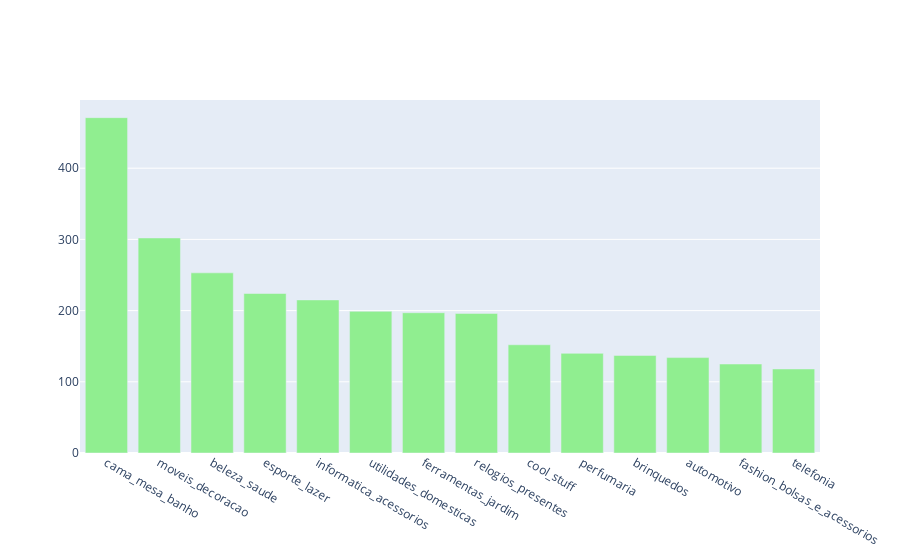

Notebook code cell kept with this figure:
### Code cell
# Sales graphic by category
configure_plotly_browser_state()

trace_02 = go.Bar(y = category_sales.values,
                  x = category_sales.index,
                  marker = {'color': 'lightgreen'},
                  orientation = 'v')

data = [trace_02]

# Layout
config_layout = go.Layout(title = 'Sales by product category',
                          xaxis = dict(
                              titlefont = dict(size=50, color = 'lightgrey'),
                              tickangle = 75),
                          yaxis = { 'title': 'Sales Qty',
                                   'range': [0,max(category_sales.values) * 1.10 ]}, # incrase the y-label to show in the plot
                          font = dict(size=9)
                          )

# fig size
fig = go.Figure(data = trace_02, layout = config_layout)

# graphic plot
py.iplot(data)

# It shows that this dataset has a lot of product sales by differents categories. Its not possible to check if is just 1 ecommerce or more inside the dataset

### Figure 1 — Plotly figure (JSON) as saved in the notebook; plotly's stock layout.template omitted (floating-point values rounded to 4 significant figures)
{"data": [{"marker": {"color": "lightgreen"}, "x": ["cama_mesa_banho", "moveis_decoracao", "beleza_saude", "esporte_lazer", "informatica_acessorios", "utilidades_domesticas", "ferramentas_jardim", "relogios_presentes", "cool_stuff", "perfumaria", "brinquedos", "automotivo", "fashion_bolsas_e_acessorios", "telefonia"], "type": "bar", "orientation": "v", "y": [471, 302, 253, 224, 215, 199, 197, 196, 152, 140, 137, 134, 125, 118]}], "layout": {}}
